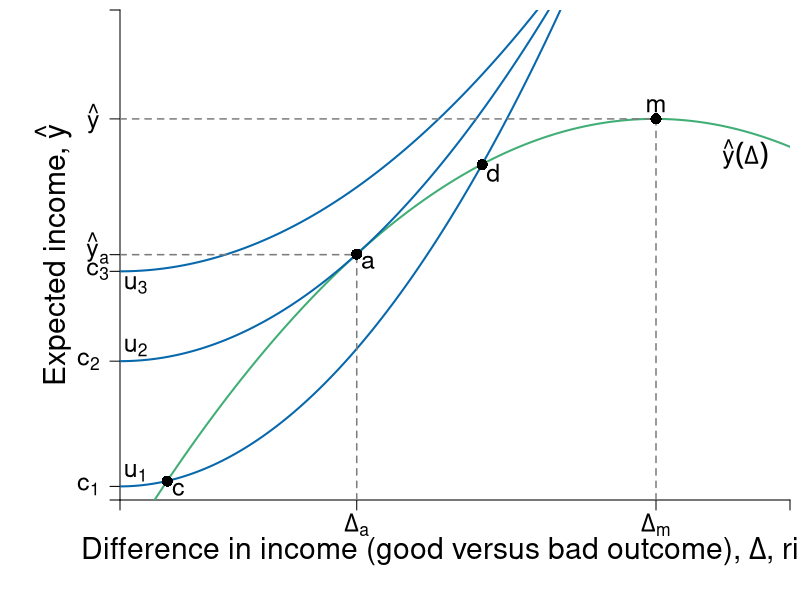

Generate this figure with R:
require(ggplot2)
require(shape)
pdf(file = "risk/risk_return_dara.pdf", width = 9, height = 7)

# Set parameters for graphics
axislabelsize <- 1.8
labelsize <- 1.5
namesize <- 1.8
annotatesize <- 1.5
graphlinewidth <- 2
segmentlinewidth <- 1.5

COL <- c("#7fc97f", "#beaed4", "#fdc086", "#ffff99", "#386cb0", "#f0027f", "#bf5b17", "#666666")
COLA <- c("#e0f3db", "#99d8c9","#66c2a4","#41ae76", "#238b45", "#005824")
COLB <- c("#c6dbef", "#4eb3d3", "#2b8cbe", "#0868ac","#084081")
COLC <- c("#fcfbfd", "#efedf5", "#dadaeb", "#bcbddc", "#9e9ac8", "#807dba", "#6a51a3", "#54278f", "#3f007d")
grays <- gray.colors(25, start = 1, end = 0, alpha = 1)

a <- c(2, 4, 6)
par(mar =  c(5, 6, 0.5, 0.5))
xlims <- c(0, 15)
ylims <- c(0, 18)

riskreturn <- function(g, int1 = 14, int2 = 4, coeff = 1/3){
  int1 - (int2 - (coeff)*g)^2
}


indiffA <- function(g, intercept = 3, slope = 0.125){
  intercept  + slope*g^2
}


#Plot command 
plot(0, 0, xlim = xlims, ylim = ylims, 
     type = "n",
     xlab = expression(paste("")),
     ylab = expression(paste("")), 
     axes = FALSE,
     cex.lab = axislabelsize, 
     bty = "n", 
     xaxs = "i", 
     yaxs = "i"
)



ticksy <- c(0,  0.5, 5.1, 8.4, riskreturn(g = 5.3), riskreturn(g = 12) ,ylims[2])
ylabels <- c(NA, expression(paste(c[1])), expression(paste(c[2])), NA, NA, expression(paste(hat(y) )), NA)
ticksx <- c(0, 5.3, 12, xlims[2])
xlabels <- c(NA, expression(paste(Delta[a])), expression(paste(Delta[m])), NA)

text(xlims[1] - 0.5, 8.4, expression(paste(c[3])), cex = labelsize, xpd = TRUE)
text(xlims[1] - 0.5, riskreturn(g = 5.3) + 0.25, expression(paste(hat(y)[a])), cex = labelsize, xpd = TRUE)

axis(1, at = ticksx, pos = 0, labels = xlabels, cex.axis = labelsize)
axis(2, at = ticksy, pos = 0, labels = ylabels, las = 1, cex.axis = labelsize)

mtext(expression(paste("Difference in income (good versus bad outcome), ", Delta, ", risk")), side = 1, line = 2.5, cex = axislabelsize)
text(xlims[1] - 1.5, ylims[2] - 0.5*(ylims[2] - ylims[1]), expression(paste("Expected income, ", hat(y))), xpd = TRUE, cex = axislabelsize, srt = 90) 

npts <- 500 
xx1 <- seq(xlims[1], xlims[2], length.out = npts)
lines(xx1, riskreturn(xx1, coeff = 1/2.992195), col = COLA[4], lwd = graphlinewidth, lty = 1)
lines(xx1, indiffA(xx1, intercept = 0.5, slope = 0.18), col = COLB[4], lwd = graphlinewidth, lty = 1)
lines(xx1, indiffA(xx1, intercept = 5.1, slope = 0.14), col = COLB[4], lwd = graphlinewidth, lty = 1)
lines(xx1, indiffA(xx1, intercept = 8.4, slope = 0.11), col = COLB[4], lwd = graphlinewidth, lty = 1)

segments(12, 0, 12, riskreturn(g = 12) , lty = 2, col = grays[20], lwd = segmentlinewidth)
segments(0, riskreturn(g = 12) , 12, riskreturn(g = 12) , lty = 2, col = grays[20], lwd = segmentlinewidth)
segments(5.3, 0, 5.3, riskreturn(g = 5.3), lty = 2, col = grays[20], lwd = segmentlinewidth)
segments(0, riskreturn(g = 5.3), 5.3, riskreturn(g = 5.3), lty = 2, col = grays[20], lwd = segmentlinewidth)

#Add points a, b, c and c
points(5.3, riskreturn(g = 5.3, coeff = 1/2.992195), pch = 16, col = "black", cex = 1.5)
text(5.3 + 0.25, riskreturn(g = 5.3, coeff = 1/2.992195) - 0.3, expression(a), cex = labelsize)


points(12, riskreturn(g = 12) , pch = 16, col = "black", cex = 1.5)
text(12, riskreturn(g = 12) + 0.5, expression(m), cex = labelsize)


points(1.057, riskreturn(g = 1.057) , pch = 16, col = "black", cex = 1.5)
text(1.057 + 0.25, riskreturn(g = 1.057) - 0.3, expression(c), cex = labelsize)


points(8.109, riskreturn(g = 8.109) , pch = 16, col = "black", cex = 1.5)
text(8.109 + 0.25, riskreturn(g = 8.109) - 0.3, expression(d), cex = labelsize)


#Label risk return schedule
text(14, 12.7, expression(paste(hat(y)(Delta))), cex = labelsize)

#Label value functions
text(0.35, 7.9, expression(u[3]), cex = labelsize)
text(0.35, 5.6, expression(u[2]), cex = labelsize)
text(0.35, 1, expression(u[1]), cex = labelsize)


dev.off()
